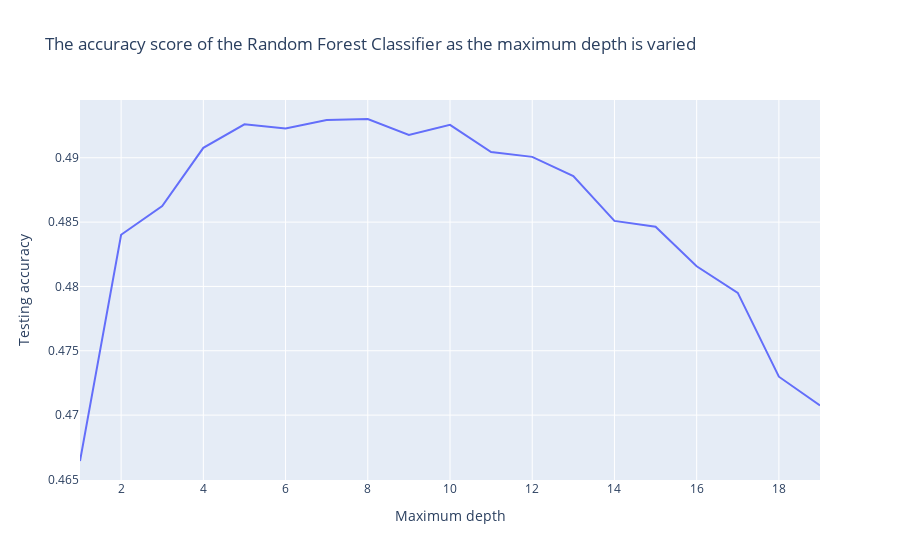

Notebook code for this chart:
### Code cell
px.line(
    x=range(1, len(max_depth_scores_list) + 1),
    y=max_depth_scores_list,
    labels={'x': 'Maximum depth', 'y': 'Testing accuracy'},
    title='The accuracy score of the Random Forest Classifier as the maximum depth is varied')

### Figure 1 — Plotly figure (JSON) as saved in the notebook; plotly's stock layout.template omitted (floating-point values rounded to 4 significant figures)
{"data": [{"hovertemplate": "Maximum depth=%{x}<br>Testing accuracy=%{y}<extra></extra>", "legendgroup": "", "line": {"color": "#636efa", "dash": "solid"}, "marker": {"symbol": "circle"}, "mode": "lines", "name": "", "orientation": "v", "showlegend": false, "type": "scatter", "x": [1, 2, 3, 4, 5, 6, 7, 8, 9, 10, 11, 12, 13, 14, 15, 16, 17, 18, 19], "xaxis": "x", "y": [0.4664, 0.484, 0.4863, 0.4908, 0.4926, 0.4923, 0.4929, 0.493, 0.4918, 0.4926, 0.4904, 0.4901, 0.4886, 0.4851, 0.4846, 0.4816, 0.4795, 0.473, 0.4707], "yaxis": "y"}], "layout": {"legend": {"tracegroupgap": 0}, "title": {"text": "The accuracy score of the Random Forest Classifier as the maximum depth is varied"}, "xaxis": {"anchor": "y", "domain": [0, 1], "title": {"text": "Maximum depth"}}, "yaxis": {"anchor": "x", "domain": [0, 1], "title": {"text": "Testing accuracy"}}}}
